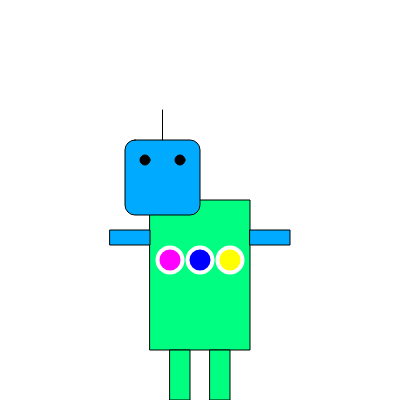
Frame 1 (no input)
Frame 60 (no input): identical to frame 1, image omitted
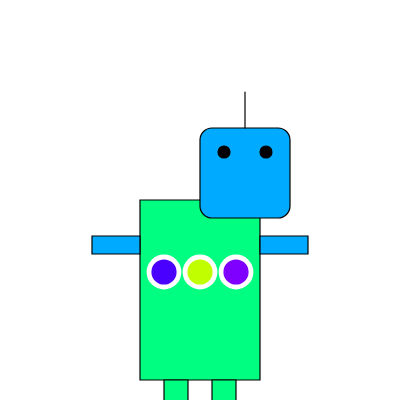
Frame 120 (the mouse pressed at the canvas centre since frame 60)

The p5.js sketch that drew these frames (run headless with seeded random() and noise() and a simulated clock; from frame 60 on, the mouse is pressed at the canvas centre):

// p5.js sketch
// ── sketch.js
let bodyColor;
let armColor;
let headX = 165;
let isHeadCentered = false;
let scaleFactor = 1;

let headMoveTime = 3000;
let lightChangeTime = 1000;
let colorChangeTime = 5000;
let armChangeTime = 4000;

let lastLightChange = 0;
let lastColorChange = 0;
let lastArmChange = 0;

let lightColors = [];

function setup() {
    createCanvas(400, 400);
    colorMode(HSB, 360, 100, 100);

    bodyColor = color(150, 100, 100);
    armColor = color(200, 100, 100);
    lightColors = [
        color(300, 100, 100),
        color(240, 100, 100),
        color(60, 100, 100),
    ];

    let colorButton = createButton("Change Body Color");
    colorButton.position(10, height + 10);
    colorButton.mousePressed(changeBodyColor);

    let centerHeadButton = createButton("Center Head");
    centerHeadButton.position(150, height + 10);
    centerHeadButton.mousePressed(centerHead);
}

function draw() {
    background(220);
    let currentTime = millis();

    if (currentTime - lastColorChange > colorChangeTime) {
        changeBodyColor();
        lastColorChange = currentTime;
    }

    if (currentTime - lastArmChange > armChangeTime) {
        changeArmColor();
        lastArmChange = currentTime;
    }

    if (currentTime > headMoveTime) {
        headX = 150 + sin(currentTime * 0.002) * 30;
    }

    push();
    translate(width / 2, height / 2);
    scale(scaleFactor);
    translate(-width / 2, -height / 2);

    drawRobot();

    if (currentTime - lastLightChange > lightChangeTime) {
        for (let i = 0; i < lightColors.length; i++) {
            lightColors[i] = color(random(360), 100, 100);
        }
        lastLightChange = currentTime;
    }

    drawFlashingLights();
    pop();
}

function drawRobot() {
    fill(bodyColor);
    rect(150, 200, 100, 150);
    rect(170, 350, 20, 50);
    rect(210, 350, 20, 50);

    if (!isHeadCentered) {
        headX = constrain(mouseX, 125, 275);
    }

    fill(200, 100, 100);
    rect(headX, 140, 75, 75, 10);

    // Eyes
    fill(0);
    ellipse(headX + 20, 160, 10, 10);
    ellipse(headX + 55, 160, 10, 10);

    // Antenna
    stroke(0);
    line(headX + 37.5, 140, headX + 37.5, 110);

    // Robot Arms (Now with Color!)
    fill(armColor);
    rect(110, 230, 40, 15);
    rect(250, 230, 40, 15);
}

// Draw flashing lights
function drawFlashingLights() {
    push();
    strokeWeight(4);
    stroke(255);

    let startX = 170;
    let startY = 260;
    for (let i = 0; i < lightColors.length; i++) {
        fill(lightColors[i]);
        ellipse(startX + i * 30, startY, 25, 25);
    }
    pop();
}

function changeBodyColor() {
    bodyColor = color(random(360), 100, 100);
}

function changeArmColor() {
    armColor = color(random(360), 100, 100);
}

function centerHead() {
    headX = 165;
    isHeadCentered = true;
}

function mouseMoved() {
    isHeadCentered = false;
}

function mousePressed() {
    scaleFactor = 1.2;
}

function mouseReleased() {
    scaleFactor = 1;
}

// ── style.css
html, body {
    margin: 0;
    padding: 0 10px;
}
canvas {
    display: block;
}
